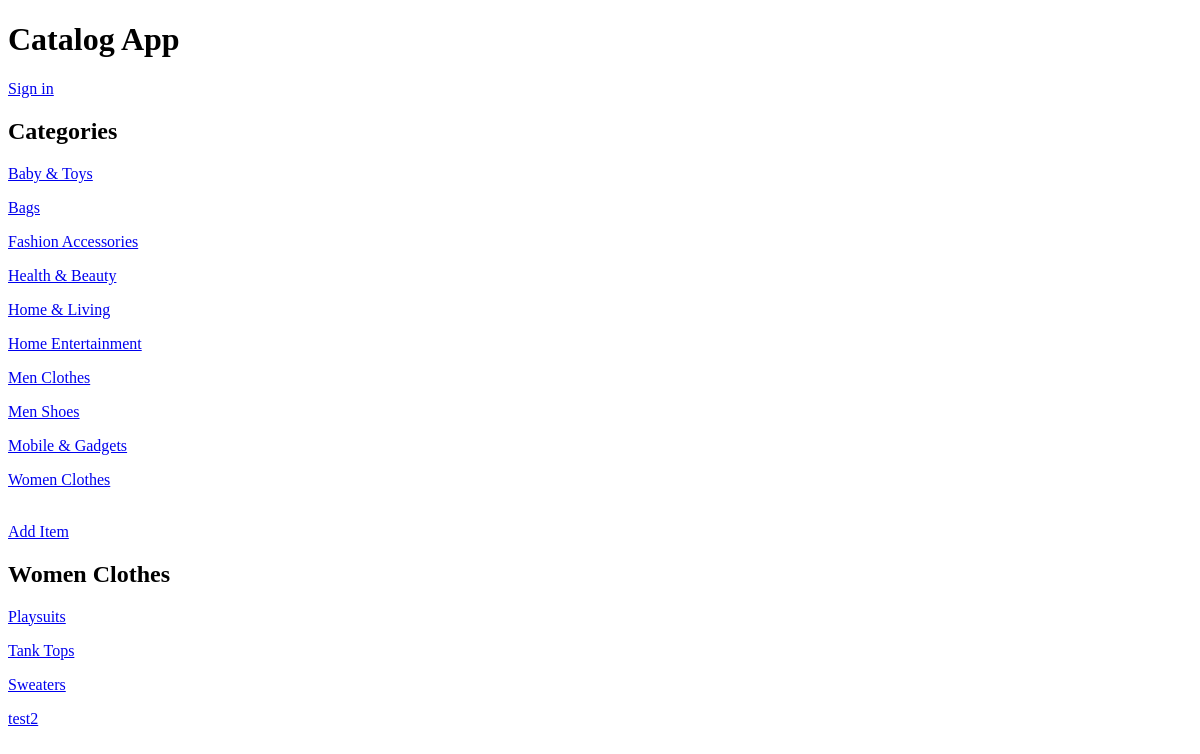
The app's page /category/10/items/, older data.
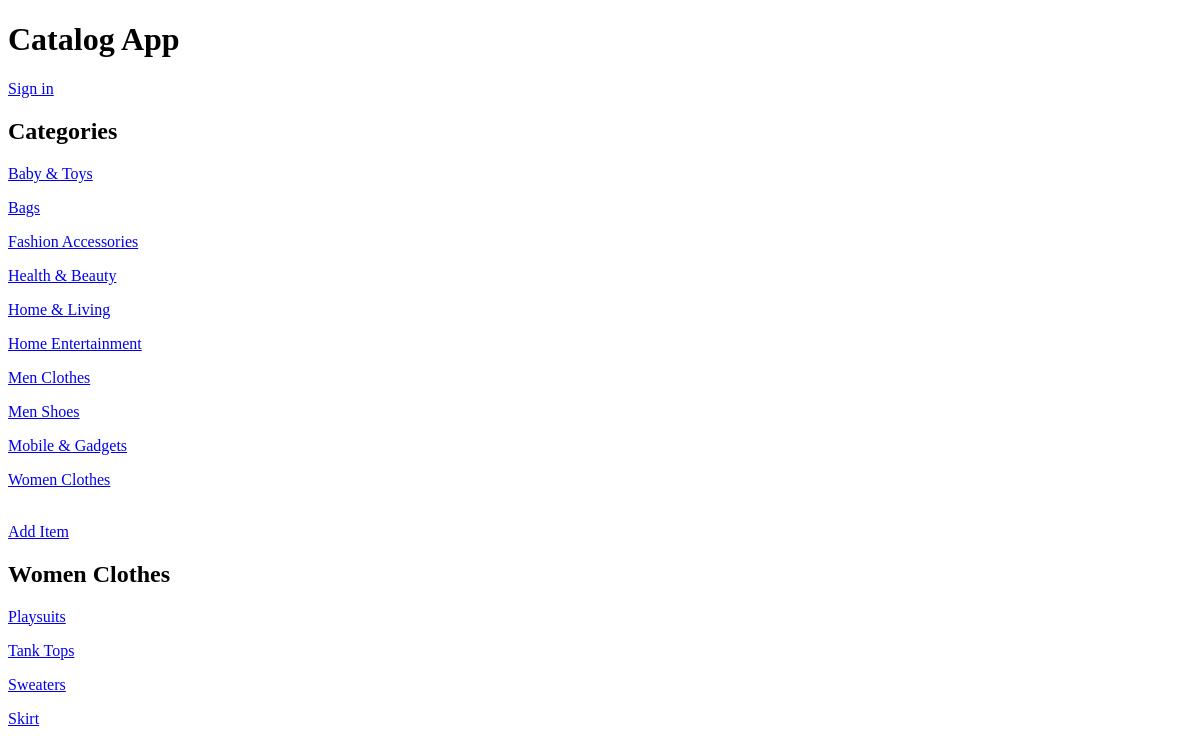
The same page, newer data.
### database_setup.py (models this page shows, shortened)
class Item(Base):
	__tablename__ = 'items'
	id = Column(Integer, primary_key=True)
	category_id = Column(Integer,ForeignKey('categories.id'))
	name = Column(String(100))
	description = Column(String(1000))
	user_id = Column(Integer, ForeignKey('users.id'))
	ctime = Column(DATETIME, nullable=False)
	mtime = Column(DATETIME, nullable=False)
	categories = relationship(Category)
	users = relationship(User)

### application.py (the view)
@app.route('/category/<int:category_id>/')
@app.route('/category/<int:category_id>/items/')
def showCategoryItems(category_id):
	session = DBSession()
	categories = session.query(Category).all()
	category = session.query(Category).filter_by(id=category_id).one()
	items = session.query(Item).filter_by(category_id=category_id).all()
	session.close()
	return render_template("showcategoryitems.html", categories=categories, category=category,
    items=items, login_session=login_session)

### application.py (called while the page is built)
def get_view_rate_limit():
    return getattr(g, '_view_rate_limit', None)

@app.after_request
def inject_x_rate_headers(response):
    limit = get_view_rate_limit()
    if limit and limit.send_x_headers:
        h = response.headers
        h.add('X-RateLimit-Remaining', str(limit.remaining))
        h.add('X-RateLimit-Limit', str(limit.limit))
        h.add('X-RateLimit-Reset', str(limit.reset))
    return response

### templates/showcategoryitems.html (shortened to what this page needs)
<!DOCTYPE html>
<html>
	<head>
	</head>
	<body>
		<h1>Catalog App</h1>
		{% if not login_session['email'] %}
			<a href="{{url_for('showLogin')}}">Sign in</a>
		{% endif %}
		<h2>Categories</h2>
		{% for c in categories %}
		<div>
			<p><a href="{{url_for('showCategoryItems',category_id=c.id)}}">{{c.name}}</a></p>
		</div>
		{% endfor %}
		<a href="{{url_for('newItem',category_id=category.id)}}">Add Item</a>
		<h2>{{category.name}}</h2>
		{% for i in items %}
		<div>
			<p><a href="{{url_for('showItemDetails',category_id=i.category_id,item_id=i.id)}}">{{i.name}}</a></p>
		</div>
		{% endfor %}
	</body>
</html>

Row changes from the older to the newer data that the page shows:
changed Item: name "test2" → "Skirt"
